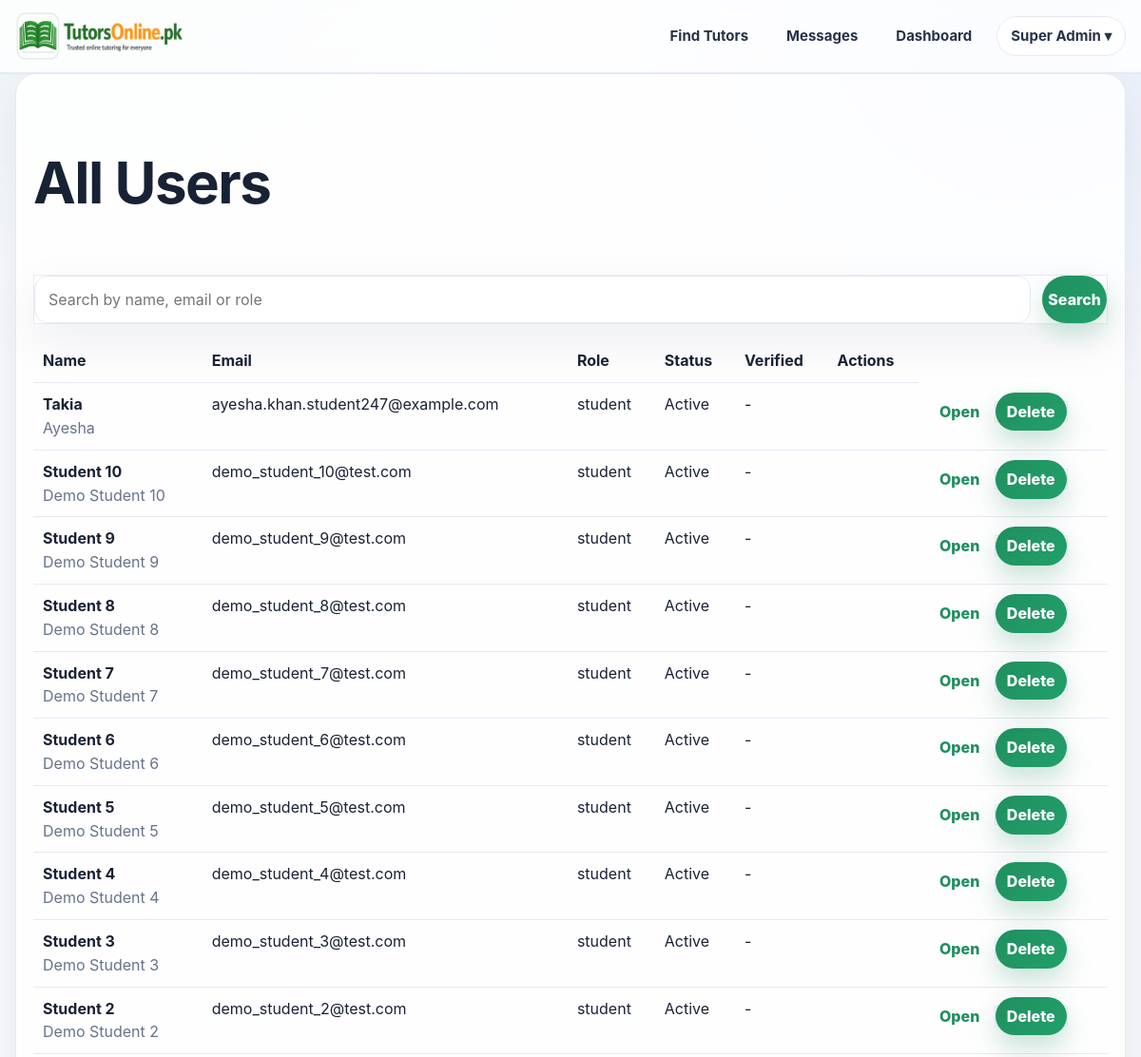
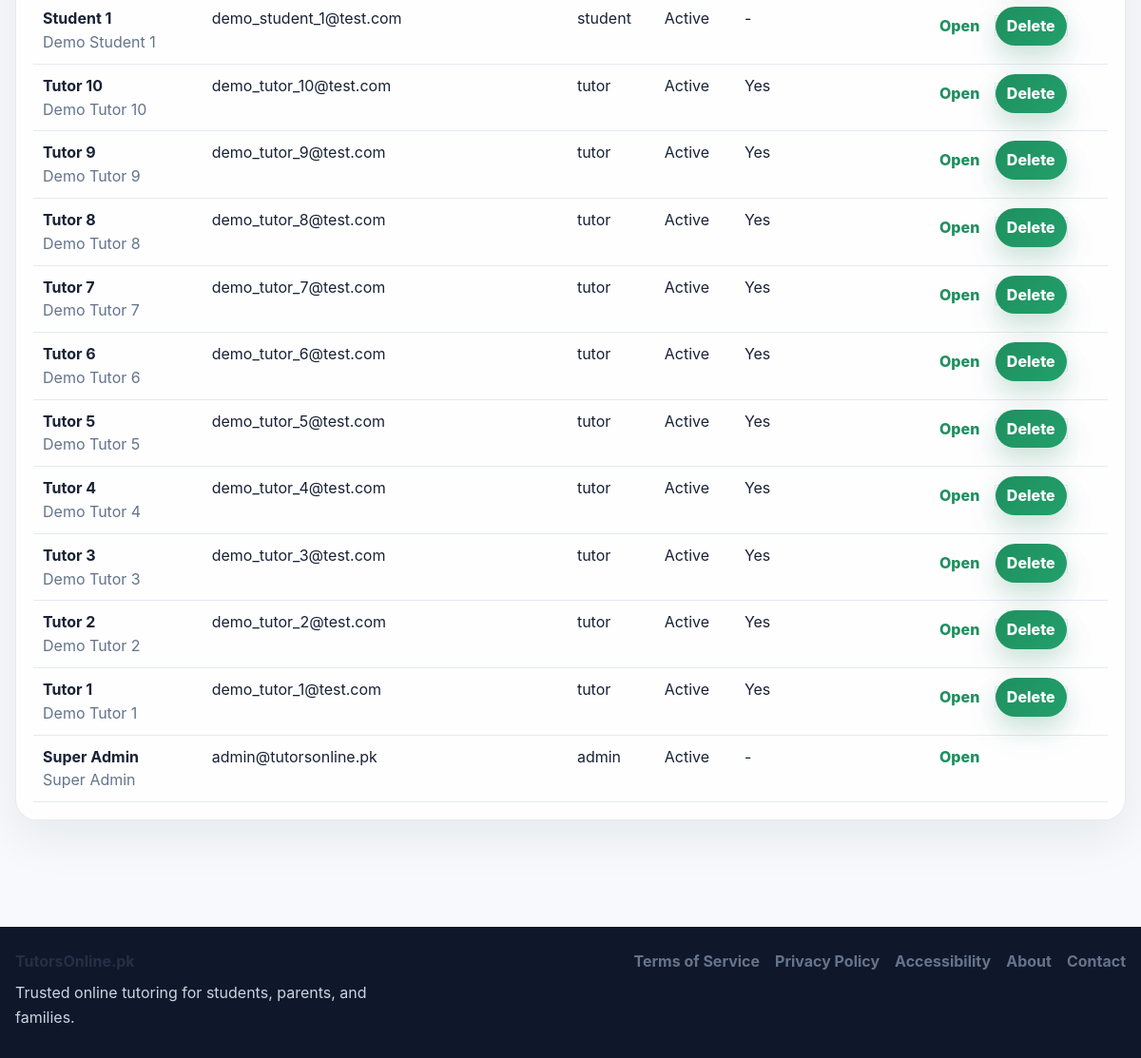
The app's page /admin/users (signed in) with its own data (2 pictures, top to bottom).
### app.py (models this page shows, shortened)
class User(UserMixin, db.Model):
    id = db.Column(db.Integer, primary_key=True)
    email = db.Column(db.String(120), unique=True, nullable=False)
    password_hash = db.Column(db.String(255), nullable=False)
    role = db.Column(db.String(20), nullable=False, default="student")
    full_name = db.Column(db.String(120), nullable=False)
    public_name = db.Column(db.String(120), nullable=False)
    qualification = db.Column(db.String(120), default="")
    subjects = db.Column(db.String(255), default="")
    class_levels = db.Column(db.String(255), default="")
    experience_years = db.Column(db.Integer, default=0)
    bio = db.Column(db.Text, default="")
    degree_title = db.Column(db.String(255), default="")
    degree_major = db.Column(db.String(255), default="")
    degree_institution = db.Column(db.String(255), default="")
    degree_year = db.Column(db.String(50), default="")
    degree_grade = db.Column(db.String(50), default="")
    previous_path_choice = db.Column(db.String(50), default="")
    mphil_title = db.Column(db.String(255), default="")
    mphil_major = db.Column(db.String(255), default="")
    mphil_institution = db.Column(db.String(255), default="")
    mphil_year = db.Column(db.String(50), default="")
    mphil_grade = db.Column(db.String(50), default="")
    mphil_additional_note = db.Column(db.String(255), default="")
    masters_title = db.Column(db.String(255), default="")
    masters_major = db.Column(db.String(255), default="")
    masters_institution = db.Column(db.String(255), default="")
    masters_year = db.Column(db.String(50), default="")
    masters_grade = db.Column(db.String(50), default="")
    masters_additional_note = db.Column(db.String(255), default="")
    bachelor_title = db.Column(db.String(255), default="")
    bachelor_major = db.Column(db.String(255), default="")
    bachelor_institution = db.Column(db.String(255), default="")
    bachelor_year = db.Column(db.String(50), default="")
    bachelor_grade = db.Column(db.String(50), default="")
    bachelor_additional_note = db.Column(db.String(255), default="")
    inter_program = db.Column(db.String(100), default="")
    inter_institution = db.Column(db.String(255), default="")
    inter_grade = db.Column(db.String(50), default="")
    inter_year = db.Column(db.String(50), default="")
    matric_program = db.Column(db.String(100), default="")
    matric_institution = db.Column(db.String(255), default="")
    matric_grade = db.Column(db.String(50), default="")
    matric_year = db.Column(db.String(50), default="")
    gender = db.Column(db.String(50), default="")
    city = db.Column(db.String(120), default="")
    main_subject = db.Column(db.String(120), default="")
    additional_subjects = db.Column(db.String(255), default="")
    student_level = db.Column(db.String(120), default="")
    student_subject_needed = db.Column(db.String(120), default="")
    preferred_tutor_gender = db.Column(db.String(50), default="")
    learning_mode = db.Column(db.String(50), default="")
    teaching_mode = db.Column(db.String(50), default="")
    hourly_rate = db.Column(db.Integer, default=0)
    mobile_number = db.Column(db.String(40), default="")
    cnic_number = db.Column(db.String(40), default="")
    profile_image = db.Column(db.String(255), default="")
    degree_file = db.Column(db.String(255), default="")
    additional_qualification_level = db.Column(db.String(80), default="")
    additional_qualification_title = db.Column(db.String(255), default="")
    additional_qualification_major = db.Column(db.String(255), default="")
    additional_qualification_institution = db.Column(db.String(255), default="")
    additional_qualification_year = db.Column(db.String(50), default="")
    additional_qualification_grade = db.Column(db.String(50), default="")
    additional_qualification_file = db.Column(db.String(255), default="")
    demo_video_url = db.Column(db.String(255), default="")
    demo_video_file = db.Column(db.String(255), default="")
    modest_profile = db.Column(db.Boolean, default=False)
    audio_only = db.Column(db.Boolean, default=False)
    is_active_user = db.Column(db.Boolean, default=True)
    is_verified_tutor = db.Column(db.Boolean, default=False)
    profile_stage = db.Column(db.String(40), default="basic_complete")
    verification_submitted_at = db.Column(db.DateTime)
    approved_at = db.Column(db.DateTime)
    rejected_at = db.Column(db.DateTime)
    admin_review_note = db.Column(db.Text, default="")
    is_public_tutor = db.Column(db.Boolean, default=False)
    tutor_category = db.Column(db.String(80), default="")
    bonus_credits = db.Column(db.Integer, default=0)
    total_earnings_pkr = db.Column(db.Integer, default=0)
    monthly_earnings_pkr = db.Column(db.Integer, default=0)
    sessions_completed = db.Column(db.Integer, default=0)
    rating_avg = db.Column(db.Float, default=0.0)
    rating_count = db.Column(db.Integer, default=0)
    credits_balance = db.Column(db.Integer, default=0)
    pending_payout_pkr = db.Column(db.Integer, default=0)
    payout_method = db.Column(db.String(30), default="bank")
    payout_account_title = db.Column(db.String(120), default="")
    payout_account_number = db.Column(db.String(120), default="")
    payout_iban = db.Column(db.String(64), default="")
    created_at = db.Column(db.DateTime, default=datetime.utcnow)
    bookings_as_student = db.relationship(
        "Booking",
        backref="student",
        lazy=True,
        foreign_keys="Booking.student_id",
    )
    bookings_as_tutor = db.relationship(
        "Booking",
        backref="tutor",
        lazy=True,
        foreign_keys="Booking.tutor_id",
    )
    @property
    def is_active(self):
        return self.is_active_user

### app.py (the view, shortened to what this page needs)
@app.route("/admin/users")
@login_required
def admin_users():
    if current_user.role != "admin":
        return redirect(url_for("dashboard"))
    q = request.args.get("q", "").strip()
    query = User.query
    users = query.order_by(User.created_at.desc()).all()
    return render_template("admin_users.html", users=users, q=q)

### app.py (called while the page is built, shortened)
@app.context_processor
def inject_message_badge():
    return {
        "global_unread_messages": unread_message_count_for(current_user)
        if current_user.is_authenticated else 0
    }

@login_manager.user_loader
def load_user(user_id):
    return User.query.get(int(user_id))

@app.context_processor
def inject_globals():
    return {
        "credit_rate": app.config["CREDIT_RATE"],
        "google_configured": bool(
            app.config["GOOGLE_CLIENT_ID"] and app.config["GOOGLE_CLIENT_SECRET"]
        ),
        "under_construction": UNDER_CONSTRUCTION,
    }

@app.before_request
def construction_gate():
    if request.method == "GET" and not request.path.startswith("/static/"):
        if not session.get("_visit_counted"):
            session["_visit_counted"] = True
            app.config["VISITOR_COUNT"] = app.config.get("VISITOR_COUNT", 0) + 1
    if current_user.is_authenticated and current_user.role == "admin":
        if request.args.get("preview") == "1":
            return
    if current_user.is_authenticated and current_user.role == "admin":
        if request.args.get("preview") == "1":
            session["preview_mode"] = True
    if session.get("preview_mode"):
        return
    if not UNDER_CONSTRUCTION:
        return

def unread_message_count_for(user):
    if not user or not getattr(user, "is_authenticated", False):
        return 0
    if user.role == "student":
        convo_ids = [
            c.id for c in Conversation.query.filter_by(student_id=user.id).all()
        ]
    elif user.role == "tutor":
        convo_ids = [
            c.id for c in Conversation.query.filter_by(tutor_id=user.id).all()
        ]
    elif user.role == "admin":
        return 0
    else:
        return 0

### templates/admin_users.html (shortened to what this page needs)
{% extends 'base.html' %}
{% block content %}
<section class="card">
  <h1>All Users</h1>
  <form method="get" class="form-grid two-col compact" style="margin-bottom:16px;">
    <input name="q" value="{{ q or '' }}" placeholder="Search by name, email or role">
    <button class="btn" type="submit">Search</button>
  </form>
  <table class="table">
    <tr>
      <th>Name</th>
      <th>Email</th>
      <th>Role</th>
      <th>Status</th>
      <th>Verified</th>
      <th>Actions</th>
    </tr>
    {% for user in users %}
    <tr>
      <td>
        <strong>{{ user.public_name }}</strong><br>
        <span class="muted">{{ user.full_name }}</span>
      </td>
      <td>{{ user.email }}</td>
      <td>{{ user.role }}</td>
      <td>{{ 'Active' if user.is_active_user else 'Suspended' }}</td>
      <td>{{ 'Yes' if user.is_verified_tutor else '-' }}</td>
      <td>
        <td>
          <a class="btn btn-light small-btn"
            href="{{ url_for('admin_user_detail', user_id=user.id) }}">
            Open
          </a>
          {% if user.role != 'admin' %}
          <form method="post"
                action="{{ url_for('admin_delete_user', user_id=user.id) }}"
                style="display:inline;"
                onsubmit="return confirm('Delete this user?');">
            <button class="btn btn-danger small-btn" type="submit">
              Delete
            </button>
          </form>
          {% endif %}
      </td>
    </tr>
    {% endfor %}
  </table>
</section>
{% endblock %}

### templates/base.html (shortened to what this page needs)
<!doctype html>
<html lang="en">
<head>
  <link rel="stylesheet" href="{{ url_for('static', filename='css/styles.css') }}">
  <link rel="stylesheet" href="{{ url_for('static', filename='css/design-system.css') }}">
</head>
<body>
  <header class="site-header">
    <div class="container nav-wrap">
      <a href="{{ url_for('index') }}" class="brand">
        <img src="{{ url_for('static', filename='images/logo.png') }}" alt="TutorsOnline.pk" class="brand-logo">
      </a>
     <nav class="main-nav">
      <a href="{{ url_for('tutors') }}">Find Tutors</a>
      {% if current_user.is_authenticated %}
        <a href="{{ url_for('messages_inbox') }}" class="nav-messages-link">
          Messages
        </a>
        <a href="{{ url_for('dashboard') }}">Dashboard</a>
        <div class="nav-user-dropdown">
          <button type="button" class="nav-user-trigger">
            {{ current_user.public_name or 'Account' }} ▾
          </button>
        </div>
      {% else %}
        <a href="{{ url_for('contact') }}">Contact</a>
        <a href="{{ url_for('login') }}">Login</a>
        <a href="{{ url_for('register') }}" class="nav-join-btn">Join</a>
      {% endif %}
    </nav>
    </div>
  </header>
  <main class="site-main">
    <div class="container">
      {% block content %}{% endblock %}
    </div>
  </main>
  <footer class="site-footer">
    <div class="container footer-wrap">
      <div class="footer-brand">
        <strong>TutorsOnline.pk</strong>
        <p>Trusted online tutoring for students, parents, and families.</p>
      </div>
      <div class="footer-links">
        <a href="{{ url_for('terms') }}">Terms of Service</a>
        <a href="{{ url_for('privacy') }}">Privacy Policy</a>
        <a href="{{ url_for('accessibility') }}">Accessibility</a>
        <a href="{{ url_for('about') }}">About</a>
        <a href="{{ url_for('contact') }}">Contact</a>
      </div>
    </div>
  </footer>
</body>
</html>

### static/css/styles.css (style rules this page uses)
:root { --bg: #f6f7f9; --surface: #ffffff; --surface-soft: rgba(255, 255, 255, 0.92); --text: #1f2a44; --muted: #5f6b7a; --line: #e3e8ee; --brand: #347a46; --brand-dark: #2d673c; --brand-light: #eef6f0; --blue: #2f67e8; --blue-dark: #2251bf; --shadow-soft: 0 12px 32px rgba(26, 37, 57, 0.05); --shadow-card: 0 14px 28px rgba(20, 31, 55, 0.06); --radius-xl: 28px; --radius-lg: 22px; --radius-md: 18px; --radius-sm: 14px; }
* { box-sizing: border-box; }
html { scroll-behavior: smooth; }
body { margin: 0; font-family: Arial, Helvetica, sans-serif; background: var(--bg); color: var(--text); }
a { text-decoration: none; color: var(--brand); }
img { max-width: 100%; }
.container { max-width: 1240px; margin: 0 auto; padding: 0 20px; }
.site-main { padding: 0 0 48px; }
.site-header { background: rgba(255, 255, 255, 0.95); border-bottom: 1px solid var(--line); position: sticky; top: 0; z-index: 50; backdrop-filter: blur(10px); }
.nav-wrap { min-height: 88px; display: flex; align-items: center; justify-content: space-between; gap: 20px; }
.brand { display: flex; align-items: center; }
.brand-logo { height: 58px; width: auto; display: block; }
.main-nav { display: flex; align-items: center; gap: 34px; flex-wrap: wrap; }
.main-nav a { color: #243047; font-size: 18px; font-weight: 500; }
.card { background: var(--surface); border: 1px solid var(--line); border-radius: 18px; padding: 18px; box-shadow: 0 10px 24px rgba(14, 32, 73, 0.04); }
.muted { color: var(--muted); }
.form-grid { display: grid; gap: 12px; }
.form-grid.two-col { grid-template-columns: repeat(auto-fit, minmax(220px, 1fr)); }
.form-grid.compact { grid-template-columns: 1fr auto; }
input, select, textarea, button, progress { font: inherit; }
input, select, textarea { width: 100%; padding: 12px 14px; border: 1px solid var(--line); border-radius: 12px; background: #ffffff; }
.table { width: 100%; border-collapse: collapse; }
.table th, .table td { border-bottom: 1px solid var(--line); padding: 10px; text-align: left; vertical-align: top; }
.site-footer { margin-top: 48px; background: #ffffff; border-top: 1px solid var(--line); }
.footer-wrap { display: flex; justify-content: space-between; gap: 24px; padding: 24px 20px 30px; flex-wrap: wrap; }
.footer-brand strong { display: block; margin-bottom: 8px; color: #243047; }
.footer-brand p { margin: 0; color: var(--muted); max-width: 380px; line-height: 1.6; }
.footer-links { display: flex; gap: 18px; flex-wrap: wrap; align-items: flex-start; }
.footer-links a { color: #3b5fbf; font-weight: 500; }
.btn-danger { background: #e53935; color: white; border: none; }
:root { --homepage-max: 1280px; --hero-height-desktop: 500px; --hero-height-tablet: 430px; --hero-height-mobile: 360px; --glass: rgba(255, 255, 255, 0.78); --glass-strong: rgba(255, 255, 255, 0.9); --brand-grad: linear-gradient(135deg, #2f67e8 0%, #347a46 100%); --soft-ring: 0 0 0 4px rgba(47, 103, 232, 0.08); --shadow-premium: 0 18px 45px rgba(17, 24, 39, 0.08); --shadow-premium-lg: 0 30px 70px rgba(17, 24, 39, 0.14); }
.container { max-width: var(--homepage-max); }
.small-btn { padding: 8px 12px; border-radius: 10px; }

### records on screen
User: public_name "Super Admin", full_name "Super Admin", email "admin@tutorsonline.pk", role "admin", is_active_user "Active", is_verified_tutor "-"
User: public_name "Takia", full_name "Ayesha", email "ayesha.khan.student247@example.com", role "student", is_active_user "Active", is_verified_tutor "-"
User: public_name "Student 10", full_name "Demo Student 10", email "demo_student_10@test.com", role "student", is_active_user "Active", is_verified_tutor "-"
User: public_name "Student 9", full_name "Demo Student 9", email "demo_student_9@test.com", role "student", is_active_user "Active", is_verified_tutor "-"
User: public_name "Student 8", full_name "Demo Student 8", email "demo_student_8@test.com", role "student", is_active_user "Active", is_verified_tutor "-"
User: public_name "Student 7", full_name "Demo Student 7", email "demo_student_7@test.com", role "student", is_active_user "Active", is_verified_tutor "-"
User: public_name "Student 6", full_name "Demo Student 6", email "demo_student_6@test.com", role "student", is_active_user "Active", is_verified_tutor "-"
User: public_name "Student 5", full_name "Demo Student 5", email "demo_student_5@test.com", role "student", is_active_user "Active", is_verified_tutor "-"
User: public_name "Student 4", full_name "Demo Student 4", email "demo_student_4@test.com", role "student", is_active_user "Active", is_verified_tutor "-"
User: public_name "Student 3", full_name "Demo Student 3", email "demo_student_3@test.com", role "student", is_active_user "Active", is_verified_tutor "-"
User: public_name "Student 2", full_name "Demo Student 2", email "demo_student_2@test.com", role "student", is_active_user "Active", is_verified_tutor "-"
User: public_name "Student 1", full_name "Demo Student 1", email "demo_student_1@test.com", role "student", is_active_user "Active", is_verified_tutor "-"
User: public_name "Tutor 10", full_name "Demo Tutor 10", email "demo_tutor_10@test.com", role "tutor", is_active_user "Active", is_verified_tutor "Yes"
User: public_name "Tutor 9", full_name "Demo Tutor 9", email "demo_tutor_9@test.com", role "tutor", is_active_user "Active", is_verified_tutor "Yes"
User: public_name "Tutor 8", full_name "Demo Tutor 8", email "demo_tutor_8@test.com", role "tutor", is_active_user "Active", is_verified_tutor "Yes"
User: public_name "Tutor 7", full_name "Demo Tutor 7", email "demo_tutor_7@test.com", role "tutor", is_active_user "Active", is_verified_tutor "Yes"
User: public_name "Tutor 6", full_name "Demo Tutor 6", email "demo_tutor_6@test.com", role "tutor", is_active_user "Active", is_verified_tutor "Yes"
User: public_name "Tutor 5", full_name "Demo Tutor 5", email "demo_tutor_5@test.com", role "tutor", is_active_user "Active", is_verified_tutor "Yes"
User: public_name "Tutor 4", full_name "Demo Tutor 4", email "demo_tutor_4@test.com", role "tutor", is_active_user "Active", is_verified_tutor "Yes"
User: public_name "Tutor 3", full_name "Demo Tutor 3", email "demo_tutor_3@test.com", role "tutor", is_active_user "Active", is_verified_tutor "Yes"
User: public_name "Tutor 2", full_name "Demo Tutor 2", email "demo_tutor_2@test.com", role "tutor", is_active_user "Active", is_verified_tutor "Yes"
User: public_name "Tutor 1", full_name "Demo Tutor 1", email "demo_tutor_1@test.com", role "tutor", is_active_user "Active", is_verified_tutor "Yes"
